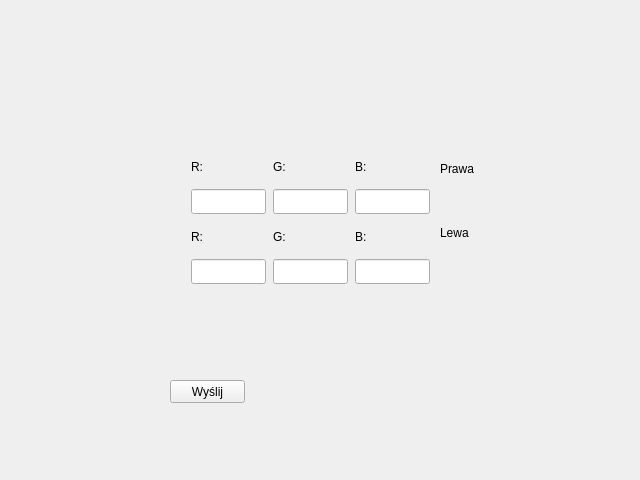
<?xml version="1.0" encoding="UTF-8"?>
<ui version="4.0">
 <class>Form</class>
 <widget class="QWidget" name="Form">
  <property name="geometry">
   <rect>
    <x>0</x>
    <y>0</y>
    <width>640</width>
    <height>480</height>
   </rect>
  </property>
  <property name="sizePolicy">
   <sizepolicy hsizetype="Preferred" vsizetype="Preferred">
    <horstretch>0</horstretch>
    <verstretch>0</verstretch>
   </sizepolicy>
  </property>
  <property name="minimumSize">
   <size>
    <width>640</width>
    <height>480</height>
   </size>
  </property>
  <property name="windowTitle">
   <string>Form</string>
  </property>
  <widget class="QPushButton" name="pushButton">
   <property name="geometry">
    <rect>
     <x>170</x>
     <y>380</y>
     <width>75</width>
     <height>23</height>
    </rect>
   </property>
   <property name="autoFillBackground">
    <bool>false</bool>
   </property>
   <property name="text">
    <string>Wyślij</string>
   </property>
  </widget>
  <widget class="QWidget" name="layoutWidget">
   <property name="geometry">
    <rect>
     <x>190</x>
     <y>150</y>
     <width>241</width>
     <height>141</height>
    </rect>
   </property>
   <property name="autoFillBackground">
    <bool>false</bool>
   </property>
   <layout class="QVBoxLayout" name="verticalLayout">
    <item>
     <layout class="QHBoxLayout" name="horizontalLayout">
      <item>
       <widget class="QLabel" name="label_2">
        <property name="maximumSize">
         <size>
          <width>75</width>
          <height>25</height>
         </size>
        </property>
        <property name="autoFillBackground">
         <bool>false</bool>
        </property>
        <property name="text">
         <string>R:</string>
        </property>
       </widget>
      </item>
      <item>
       <widget class="QLabel" name="label">
        <property name="maximumSize">
         <size>
          <width>75</width>
          <height>25</height>
         </size>
        </property>
        <property name="autoFillBackground">
         <bool>false</bool>
        </property>
        <property name="text">
         <string>G:</string>
        </property>
       </widget>
      </item>
      <item>
       <widget class="QLabel" name="label_3">
        <property name="maximumSize">
         <size>
          <width>75</width>
          <height>25</height>
         </size>
        </property>
        <property name="autoFillBackground">
         <bool>false</bool>
        </property>
        <property name="text">
         <string>B:</string>
        </property>
       </widget>
      </item>
     </layout>
    </item>
    <item>
     <layout class="QHBoxLayout" name="horizontalLayout_2">
      <item>
       <widget class="QLineEdit" name="lineEdit">
        <property name="sizePolicy">
         <sizepolicy hsizetype="Maximum" vsizetype="Maximum">
          <horstretch>0</horstretch>
          <verstretch>0</verstretch>
         </sizepolicy>
        </property>
        <property name="maximumSize">
         <size>
          <width>75</width>
          <height>25</height>
         </size>
        </property>
        <property name="autoFillBackground">
         <bool>false</bool>
        </property>
       </widget>
      </item>
      <item>
       <widget class="QLineEdit" name="lineEdit_2">
        <property name="sizePolicy">
         <sizepolicy hsizetype="Maximum" vsizetype="Maximum">
          <horstretch>0</horstretch>
          <verstretch>0</verstretch>
         </sizepolicy>
        </property>
        <property name="maximumSize">
         <size>
          <width>75</width>
          <height>25</height>
         </size>
        </property>
        <property name="autoFillBackground">
         <bool>false</bool>
        </property>
       </widget>
      </item>
      <item>
       <widget class="QLineEdit" name="lineEdit_3">
        <property name="maximumSize">
         <size>
          <width>75</width>
          <height>25</height>
         </size>
        </property>
        <property name="autoFillBackground">
         <bool>false</bool>
        </property>
       </widget>
      </item>
     </layout>
    </item>
    <item>
     <layout class="QHBoxLayout" name="horizontalLayout_4">
      <item>
       <widget class="QLabel" name="label_4">
        <property name="maximumSize">
         <size>
          <width>75</width>
          <height>25</height>
         </size>
        </property>
        <property name="autoFillBackground">
         <bool>false</bool>
        </property>
        <property name="text">
         <string>R:</string>
        </property>
       </widget>
      </item>
      <item>
       <widget class="QLabel" name="label_5">
        <property name="maximumSize">
         <size>
          <width>75</width>
          <height>25</height>
         </size>
        </property>
        <property name="autoFillBackground">
         <bool>false</bool>
        </property>
        <property name="text">
         <string>G:</string>
        </property>
       </widget>
      </item>
      <item>
       <widget class="QLabel" name="label_6">
        <property name="maximumSize">
         <size>
          <width>75</width>
          <height>25</height>
         </size>
        </property>
        <property name="autoFillBackground">
         <bool>false</bool>
        </property>
        <property name="text">
         <string>B:</string>
        </property>
       </widget>
      </item>
     </layout>
    </item>
    <item>
     <layout class="QHBoxLayout" name="horizontalLayout_3">
      <item>
       <widget class="QLineEdit" name="lineEdit_4">
        <property name="sizePolicy">
         <sizepolicy hsizetype="Maximum" vsizetype="Maximum">
          <horstretch>0</horstretch>
          <verstretch>0</verstretch>
         </sizepolicy>
        </property>
        <property name="maximumSize">
         <size>
          <width>75</width>
          <height>25</height>
         </size>
        </property>
        <property name="autoFillBackground">
         <bool>false</bool>
        </property>
       </widget>
      </item>
      <item>
       <widget class="QLineEdit" name="lineEdit_5">
        <property name="sizePolicy">
         <sizepolicy hsizetype="Maximum" vsizetype="Maximum">
          <horstretch>0</horstretch>
          <verstretch>0</verstretch>
         </sizepolicy>
        </property>
        <property name="maximumSize">
         <size>
          <width>75</width>
          <height>25</height>
         </size>
        </property>
        <property name="autoFillBackground">
         <bool>false</bool>
        </property>
       </widget>
      </item>
      <item>
       <widget class="QLineEdit" name="lineEdit_6">
        <property name="sizePolicy">
         <sizepolicy hsizetype="Maximum" vsizetype="Maximum">
          <horstretch>0</horstretch>
          <verstretch>0</verstretch>
         </sizepolicy>
        </property>
        <property name="maximumSize">
         <size>
          <width>75</width>
          <height>25</height>
         </size>
        </property>
        <property name="autoFillBackground">
         <bool>false</bool>
        </property>
       </widget>
      </item>
     </layout>
    </item>
   </layout>
  </widget>
  <widget class="QWidget" name="layoutWidget">
   <property name="geometry">
    <rect>
     <x>440</x>
     <y>140</y>
     <width>41</width>
     <height>121</height>
    </rect>
   </property>
   <property name="autoFillBackground">
    <bool>false</bool>
   </property>
   <layout class="QVBoxLayout" name="verticalLayout_2">
    <item>
     <widget class="QLabel" name="label_7">
      <property name="autoFillBackground">
       <bool>false</bool>
      </property>
      <property name="text">
       <string>Prawa</string>
      </property>
     </widget>
    </item>
    <item>
     <widget class="QLabel" name="label_8">
      <property name="autoFillBackground">
       <bool>false</bool>
      </property>
      <property name="text">
       <string>Lewa</string>
      </property>
     </widget>
    </item>
   </layout>
  </widget>
 </widget>
 <resources/>
 <connections/>
</ui>
